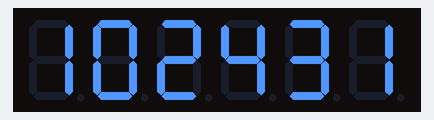
The sketch below on a simulated ESP32-S3. Parts: 6-digit seven-segment display. Wiring (inferred from the names in the program): 6-digit 7-segment display, segments lit when HIGH: segments GPIO 46, GPIO 13, GPIO 12, GPIO 10, GPIO 11, GPIO 3, GPIO 9; digit selects GPIO 17, GPIO 37, GPIO 16, GPIO 38, GPIO 15, GPIO 39. WiFi joins after 1.5 s; servers stay silent unless stated; the local clock reads 2024-03-15 10:24:30 at power-on unless the sketch sets it; the segment pins are drawn as the display they are named for; what the sketch prints to the serial monitor is not drawn.

Above: at 1.6 s.
At 6.1 s:
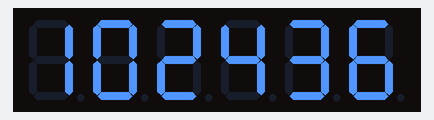
At 11.1 s:
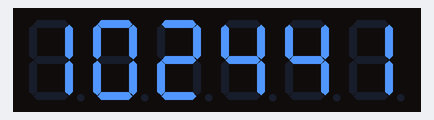
At 20.1 s:
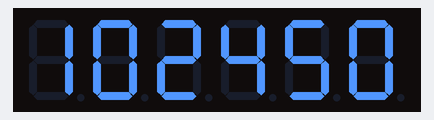
At 29.1 s:
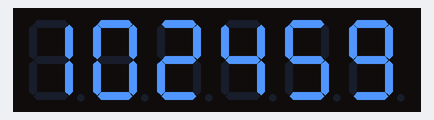
At 38.1 s:
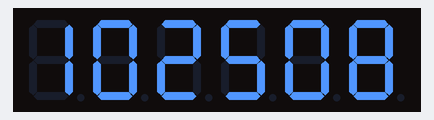

Measured:
- what the display in image 0 shows lasts 0.6 s, from 1.5 s to 2.1 s
- what the display in image 1 shows lasts 1.0 s, from 6.1 s to 7.1 s

The sketch:

Digital_Clock.ino
```cpp
#include <WiFi.h>
#include "time.h"

// Thats a Hotspot btw so yeah
char ssid[] = "dings";
char pass[] = "8765432!";

const char* ntpServer = "pool.ntp.org";
const char* timezone = "CET-1CEST,M3.5.0/2,M10.5.0/3";
struct tm timeinfo;

int segTop = 3;
int segTopLeft = 46;
int segTopRight = 13;
int segMiddle = 10;
int segBottomLeft = 11;
int segBottomRight = 12;
int segBottom = 9;

//                     A,           B,            C,           D,            E,         F,        G
int segments[] = { segTopLeft, segTopRight, segBottomRight, segMiddle, segBottomLeft, segTop, segBottom };

int digit1Common = 17;  // First digit (leftmost)
int digit2Common = 37;  // Second digit
int digit3Common = 16;  // Third digit
int digit4Common = 38;  // Fourth digit
int digit5Common = 15;  // Fifth digit
int digit6Common = 39;  // Sixth digit (rightmost)

int commonDigits[] = { digit1Common, digit2Common, digit3Common, digit4Common, digit5Common, digit6Common };

int digits[10][7] = {
  //A, B, C, D, E, F, G
  { 1, 1, 1, 1, 1, 1, 0 },  // 0
  { 0, 1, 1, 0, 0, 0, 0 },  // 1
  { 1, 1, 0, 1, 1, 0, 1 },  // 2
  { 1, 1, 1, 1, 0, 0, 1 },  // 3
  { 0, 1, 1, 0, 0, 1, 1 },  // 4
  { 1, 0, 1, 1, 0, 1, 1 },  // 5
  { 1, 0, 1, 1, 1, 1, 1 },  // 6
  { 1, 1, 1, 0, 0, 0, 0 },  // 7
  { 1, 1, 1, 1, 1, 1, 1 },  // 8
  { 1, 1, 1, 1, 0, 1, 1 }   // 9
};

unsigned long lastUpdate = 0;
int currentDigit = 0;

void setup() {
  Serial.begin(115200);

  // Segment pins
  pinMode(segTop, OUTPUT);
  pinMode(segTopLeft, OUTPUT);
  pinMode(segTopRight, OUTPUT);
  pinMode(segMiddle, OUTPUT);
  pinMode(segBottom, OUTPUT);
  pinMode(segBottomLeft, OUTPUT);
  pinMode(segBottomRight, OUTPUT);

  // Common Pins
  pinMode(digit1Common, OUTPUT);
  pinMode(digit2Common, OUTPUT);
  pinMode(digit3Common, OUTPUT);
  pinMode(digit4Common, OUTPUT);
  pinMode(digit5Common, OUTPUT);
  pinMode(digit6Common, OUTPUT);

  // activate all
  for (int i = 0; i < 6; i++) {
    digitalWrite(commonDigits[i], HIGH);
  }

  Serial.print("Attempting to connect to SSID: ");
  Serial.println(ssid);

  WiFi.useStaticBuffers(true);
  WiFi.mode(WIFI_STA);
  WiFi.begin(ssid, pass);
  while (WiFi.status() != WL_CONNECTED) {
    delay(500);
    Serial.print(".");
  }

  Serial.println("");
  Serial.println("Connected to WiFi");

  configTzTime(timezone, ntpServer);

  displayDigit(0);
}

void loop() {
  if (!getLocalTime(&timeinfo)) {
    Serial.println("Failed to obtain time");
    return;
  }

  int displayDigits[] = {
    timeinfo.tm_hour / 10,
    timeinfo.tm_hour % 10,
    timeinfo.tm_min / 10,
    timeinfo.tm_min % 10,
    timeinfo.tm_sec / 10,
    timeinfo.tm_sec % 10
  };

  for (int i = 0; i < 6; i++) {
    showDigit(i, displayDigits[i]);
    delay(1);
  }
}

void showDigit(int digitIndex, int number) {
  for (int i = 0; i < 6; i++) {
    digitalWrite(commonDigits[i], HIGH);
  }

  displayDigit(number);

  digitalWrite(commonDigits[digitIndex], LOW);
}

void displayDigit(int digit) {
  if (digit < 0 || digit > 9) {
    return;
  }
  for (int i = 0; i < 7; i++) {
    digitalWrite(segments[i], digits[digit][i] ? HIGH : LOW);
  }
}
```
